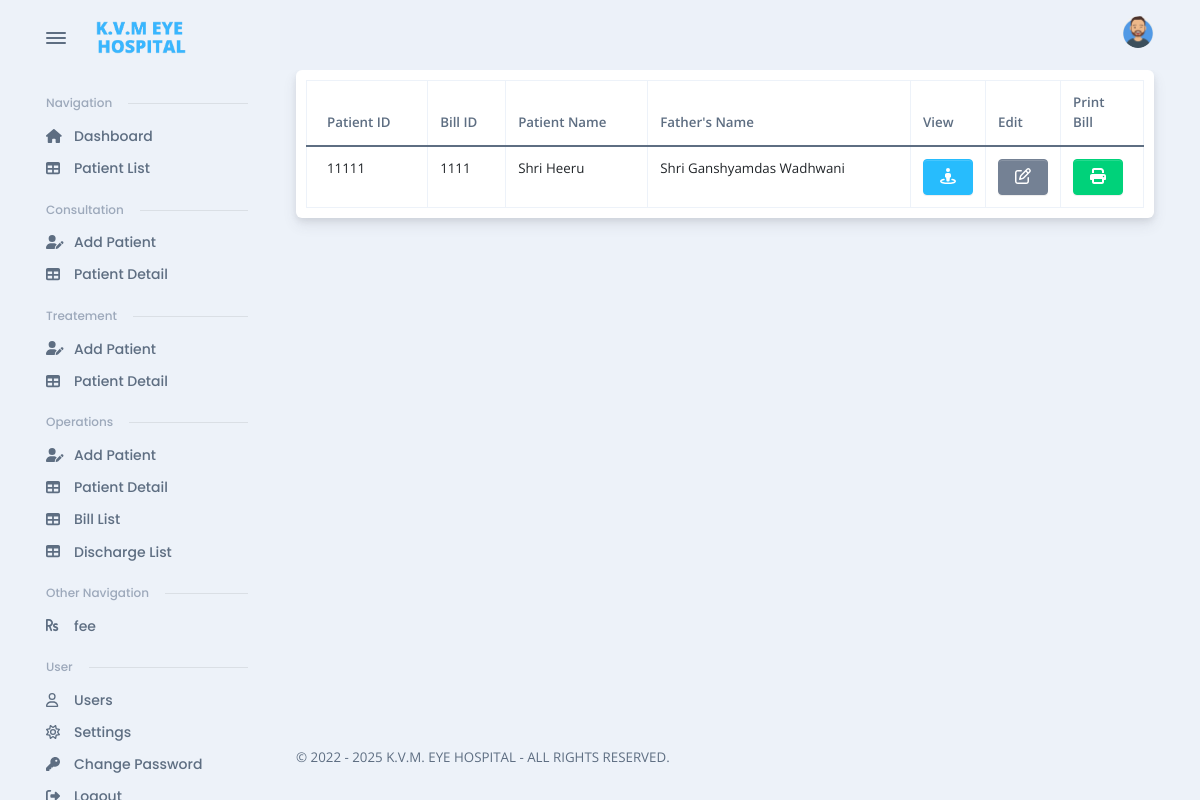
Screenshot of /public/o_bill_list.php (signed in) with the database file from the repository.
### tables this page shows
CREATE TABLE `op_bill` (
  `pid` int(11) NOT NULL,
  `billid` int(11) NOT NULL AUTO_INCREMENT,
  `opon` varchar(11) NOT NULL,
  `bed` int(11) DEFAULT NULL,
  `ot` int(11) DEFAULT NULL,
  `anesthetic` int(11) DEFAULT NULL,
  `surgeon` int(11) DEFAULT NULL,
  `assistant` int(11) DEFAULT NULL,
  `laurettecassette` int(11) DEFAULT NULL,
  `lauretteexpenses` int(11) DEFAULT NULL,
  `iolworkup` int(11) DEFAULT NULL,
  `medicine` int(11) DEFAULT NULL,
  `intra` int(11) DEFAULT NULL,
  `total` int(11) DEFAULT NULL,
  `timestamp` datetime NOT NULL DEFAULT current_timestamp(),
  PRIMARY KEY (`billid`),
  UNIQUE KEY `pid` (`pid`),
  CONSTRAINT `op_patient_id` FOREIGN KEY (`pid`) REFERENCES `op_patient` (`id`)
);

CREATE TABLE `op_patient` (
  `id` int(11) NOT NULL AUTO_INCREMENT,
  `pre` varchar(4) NOT NULL,
  `fullname` varchar(50) NOT NULL,
  `pref` varchar(4) NOT NULL,
  `fathersname` varchar(50) NOT NULL,
  `gender` varchar(1) NOT NULL,
  `age` int(3) NOT NULL,
  `address` varchar(50) NOT NULL,
  `email` varchar(45) NOT NULL,
  `phone` bigint(11) NOT NULL,
  `timestamp` timestamp NOT NULL DEFAULT current_timestamp(),
  `idstatus` varchar(11) DEFAULT 'Active',
  PRIMARY KEY (`id`)
);

### public/function.php (called while the page is built, shortened)
<?php
if (isset($_SESSION['username'])) {
if (!(function_exists('operation_patient_detail'))) {
  function operation_patient_detail($id)
  {
    include('../dbcon.php');
    $q = "SELECT * FROM `op_patient` WHERE id ='$id';";
    $testt = $conn->query($q);
    $row =  $testt->fetch_assoc();
    $result = array("id" => $row['id'], "ppre" => $row['pre'], "pname" => $row['fullname'], "fpre" => $row['pref'], "fname" => $row['fathersname'], "gender" => $row['gender'], "age" => $row['age'], "address" => $row['address'], "email" => $row['email'], "phone" => $row['phone'], "timestamp" => $row['timestamp']);
    return $result;
  }
}
?>
    <?php
    } else {
        echo "<script>window.location.href = '../index.php'; </script>";
    }
    ?>

### public/o_bill_list.php (the view, shortened to what this page needs)
<?php
if (isset($_SESSION['username'])) {
    include "head.php";
    include "topandsidenav.php";
    include "function.php";
?>
    <div class="card mb-3">
        <div class="card-body pt-0" style="margin-top:10px;padding:10px;">
            <div class="table-responsive scrollbar ">
                <table class="table  table-responsive table-bordered table-striped fs--1 mb-0 table-hover" id="myTable">
                    <thead>
                        <tr>
                            <th style="overflow-wrap: break-word;" scope="col"> Patient ID</th>
                            <th style="overflow-wrap: break-word;" scope="col"> Bill ID</th>
                            <th style="overflow-wrap: break-word;" scope="col">Patient Name</th>
                            <th style="overflow-wrap: break-word;" scope="col">Father's Name</th>
                            <th style="overflow-wrap: break-word;" scope="col" width="4%">View</th>
                            <th style="overflow-wrap: break-word;" scope="col" width="4%">Edit</th>
                            <th style="overflow-wrap: break-word;" scope="col" width="4%">Print Bill</th>
                        </tr>
                    </thead>
                    <tbody>
                        <?php
                        $sql = "SELECT * FROM `op_bill`  ";
                        $result = $conn->query($sql);
                        if ($result->num_rows > 0) {
                            while ($row = $result->fetch_assoc()) {
                        ?>
                                <tr>
                                    <td style="overflow-wrap: break-word;"><?php echo $row["pid"]; ?></td>
                                    <td style="overflow-wrap: break-word;"><?php echo $row["billid"]; ?></td>
                                    <td style="overflow-wrap: break-word;text-transform:capitalize;"><?php $detail = operation_patient_detail($row['pid']);
                                                                            echo $detail['ppre'] . " " . $detail['pname']; ?></td>
                                    <td style="overflow-wrap: break-word;text-transform:capitalize;"><?php
                                                                            echo $detail['fpre'] . " " . $detail['fname']; ?></td>
                                    <td style="overflow-wrap: break-word;">
                                        <form action="#" method="POST">
                                            <button class="btn btn btn-info" type="submit" name="billview" value="billview"><i class="fas fa-street-view"></i> </button>
                                        </form>
                                    </td>
                                    <td style="overflow-wrap: break-word;">
                                        <form action="o_bill_generate_edit.php" method="POST">
                                            <button class="btn btn btn-secondary" type="submit" name="edit" value="edit"><i class="far fa-edit"></i> </button>
                                        </form>
                                    </td>
                                    <td style="overflow-wrap: break-word;">
                                        <form action="o_bill_print.php" method="POST">
                                            <button class="btn btn btn-success" type="submit" name="bill" value="bill"><i class=" fas fa-print"></i> </button>
                                        </form>
                                    </td>
                                </tr>
                        <?php
                            }
                        } else {
                        }
                        ?>
                    </tbody>
                </table>
            </div>
        </div>
    </div>
<?php include "footer.php";
} else {
    echo "<script>window.location.href = '../index.php'; </script>";
}
?>

### public/head.php (style rules this page uses)
td { padding: 0 10px; }

### rows the page displays
op_bill: pid "11111", billid "1111", ppre "Shri", pid.fullname "Heeru", fpre "Shri", pid.fathersname "Ganshyamdas Wadhwani"
